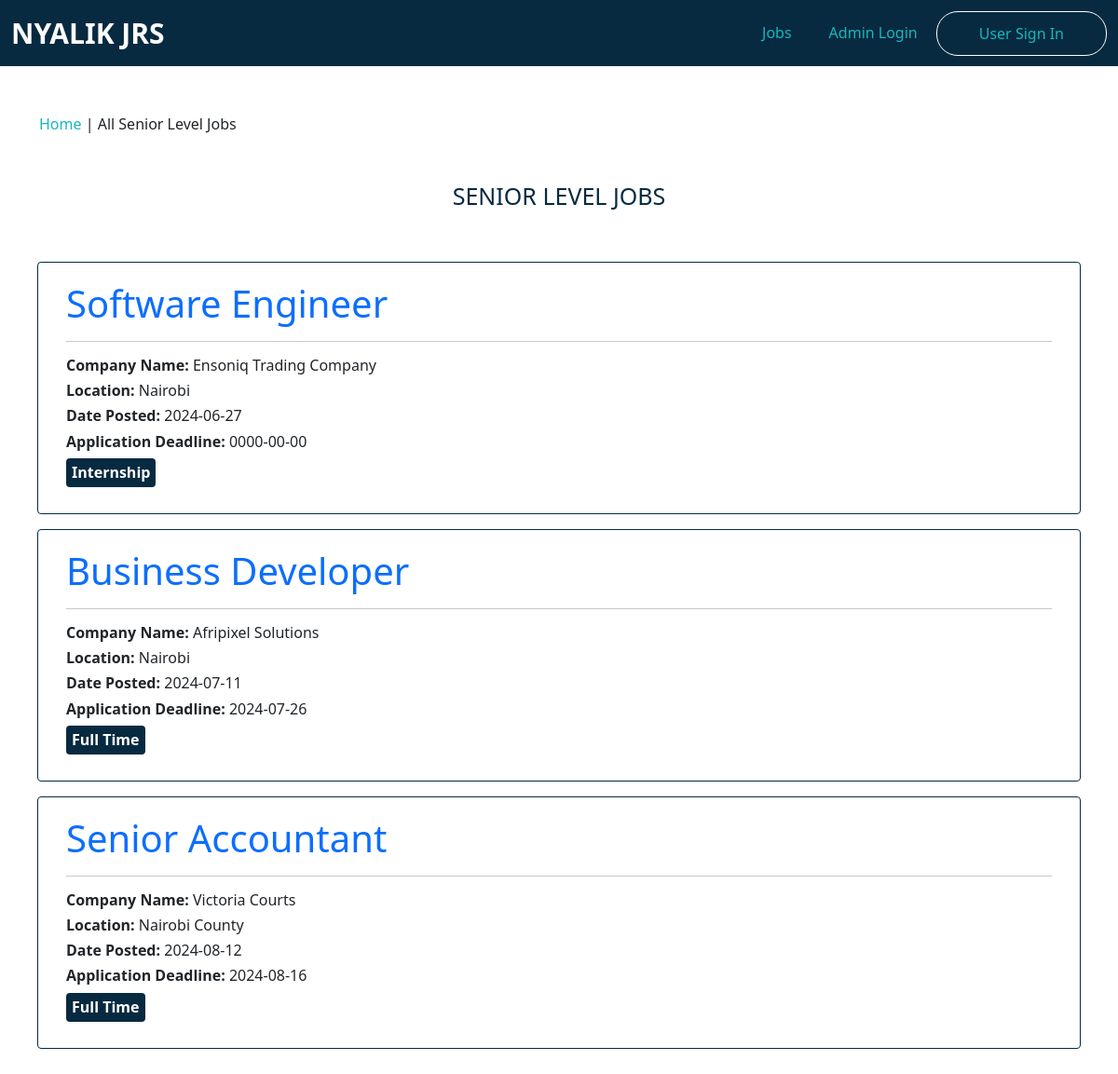
The page /jobs/senior_level_jobs.php on the database its author committed.
### tables this page shows
CREATE TABLE `posted_jobs` (
  `jobId` int(11) NOT NULL,
  `jobTitle` varchar(200) NOT NULL,
  `jobDescription` varchar(6000) NOT NULL,
  `jobEmploymentType` varchar(200) NOT NULL,
  `companyName` varchar(200) NOT NULL,
  `totalApplicants` int(11) DEFAULT NULL,
  `coreQualifications` varchar(1200) NOT NULL,
  `date_created` date NOT NULL DEFAULT current_timestamp(),
  `updation_date` datetime DEFAULT NULL ON UPDATE current_timestamp(),
  `status` int(11) NOT NULL,
  `jobLocation` varchar(255) NOT NULL,
  `job_level` varchar(200) NOT NULL,
  `job_salary` varchar(200) NOT NULL,
  `application_deadline` date NOT NULL,
  `job_industry` varchar(255) NOT NULL
);

### jobs/senior_level_jobs.php (the view, shortened to what this page needs)
<?php
include_once "functions/functions.php";
$pdo = databaseConnection();
?>
<?= headerTemplate('JOBS | SENIOR LEVEL'); ?>
<nav class="navbar navbar-expand-lg bg-body-tertiary">
    <div class="container-fluid">
        <a href="index.php?page=home" class="navbar-brand">Nyalik JRS</a>
        <div class="collapse navbar-collapse justify-content-end" id="navbarSupportedContent">
            <?php
            if (!isset($_SESSION["userLoggedIn"]) && $_SESSION["userLoggedIn"] !== true) {
            ?>
                <ul class="navbar-nav">
                    <li class="nav-item">
                        <a class="nav-link" href="#">Jobs</a>
                    </li>
                    <li class="nav-item">
                        <a class="nav-link" href="index.php?page=admin/admin_login">Admin Login</a>
                    </li>
                    <li class="nav-item">
                        <a class="nav-link" href="index.php?page=users/user_login">User Sign In</a>
                    </li>
                </ul>
            <?php }
            ?>
        </div>
    </div>
</nav>
<div class="breadcrumb">
    <div class="container">
        <div class="row">
            <span><a href="index.php?page=home">Home</a> | All Senior Level Jobs</span>
        </div>
    </div>
</div>
<div id="section_title">
    <div class="container">
        <div class="row">
            <h4 class="text-center">Senior Level Jobs</h4>
        </div>
    </div>
</div>
<div id="job_display">
    <div class="container">
        <div class="row">
            <?php
            $sql = $pdo->prepare("SELECT * FROM posted_jobs WHERE job_level LIKE '%Senior Level%'");
            $sql->execute();
            $all_senior_level_jobs = $sql->fetchAll(PDO::FETCH_ASSOC);
            ?>
            <?php foreach ($all_senior_level_jobs as $senior_level_jobs) : ?>
                <?php
                if ($senior_level_jobs["status"] == 1) {
                ?>
                    <div class="job_links col-md-12 my-2">
                        <a href="index.php?page=jobs/individual_job&jobId=<?= $senior_level_jobs['jobId']; ?>">
                            <h1><?= $senior_level_jobs["jobTitle"]; ?></h1>
                        </a>
                        <hr>
                        <h6><span style="font-weight: bold;">Company Name:</span> <span style="font-weight: 300"><?= $senior_level_jobs["companyName"]; ?></span></h6>
                        <h6><span style="font-weight: bold;">Location:</span> <span style="font-weight: 300;"><?= $senior_level_jobs["jobLocation"]; ?></span></h6>
                        <h6><span style="font-weight: bold;">Date Posted:</span> <span style="font-weight: 300;"><?= $senior_level_jobs["date_created"]; ?></span></h6>
                        <h6><span style="font-weight: bold;">Application Deadline:</span> <span style="font-weight: 300;"><?= $senior_level_jobs["application_deadline"];?></span></h6>
                        <h6 style="font-weight: bold; width: fit-content"><?= $senior_level_jobs["jobEmploymentType"]; ?></h6>
                    </div>
            <?php } endforeach; ?>
        </div>
    </div>
</div>

### rows shown on the page
posted_jobs: jobTitle "Software Engineer", companyName "Ensoniq Trading Company", jobLocation "Nairobi", date_created "2024-06-27", application_deadline "0000-00-00", jobEmploymentType "Internship"
posted_jobs: jobTitle "Business Developer", companyName "Afripixel Solutions", jobLocation "Nairobi", date_created "2024-07-11", application_deadline "2024-07-26", jobEmploymentType "Full Time"
posted_jobs: jobTitle "Senior Accountant", companyName "Victoria Courts", jobLocation "Nairobi County", date_created "2024-08-12", application_deadline "2024-08-16", jobEmploymentType "Full Time"
